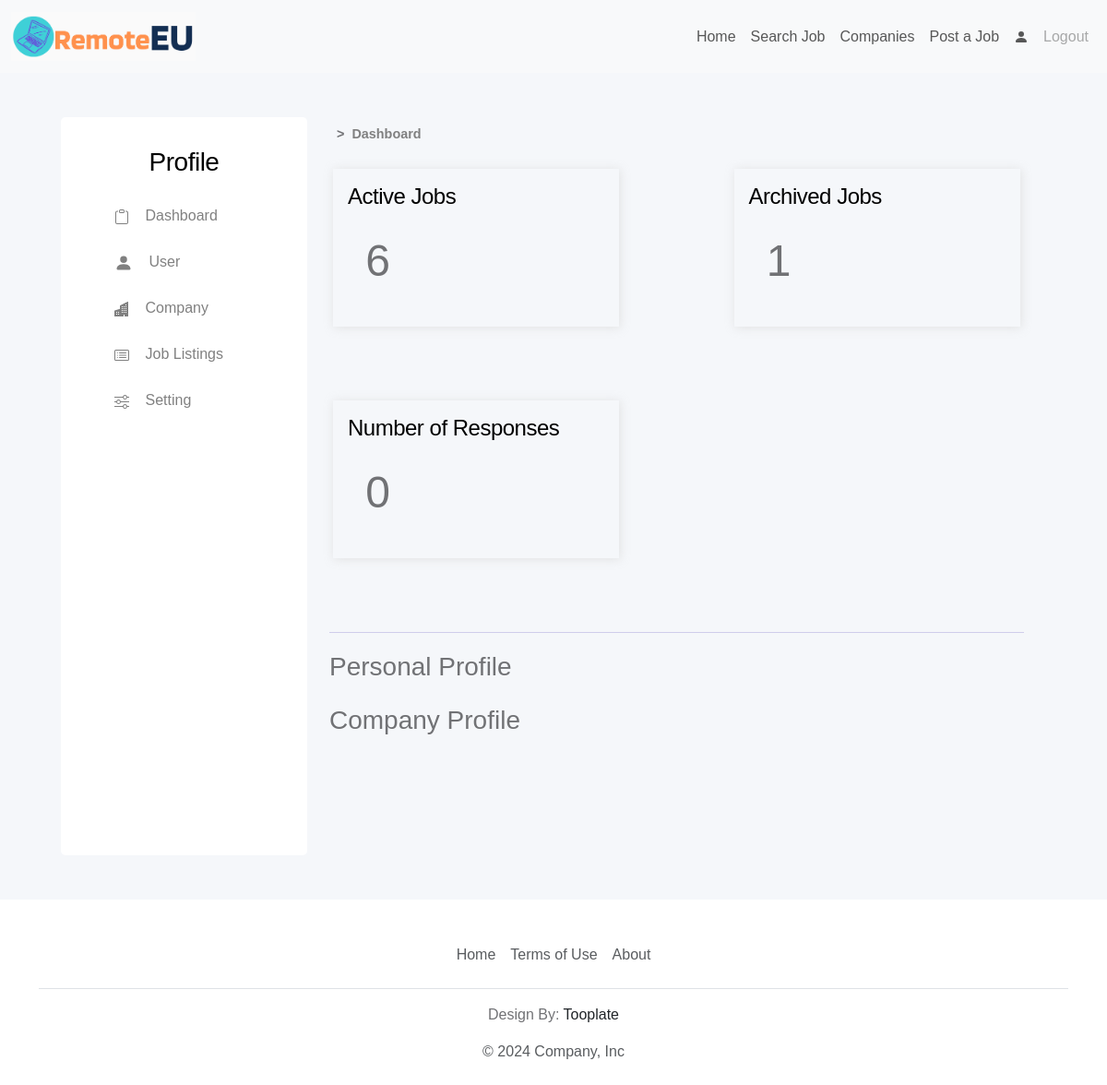
The page /profile (signed in) on the database as committed earlier.
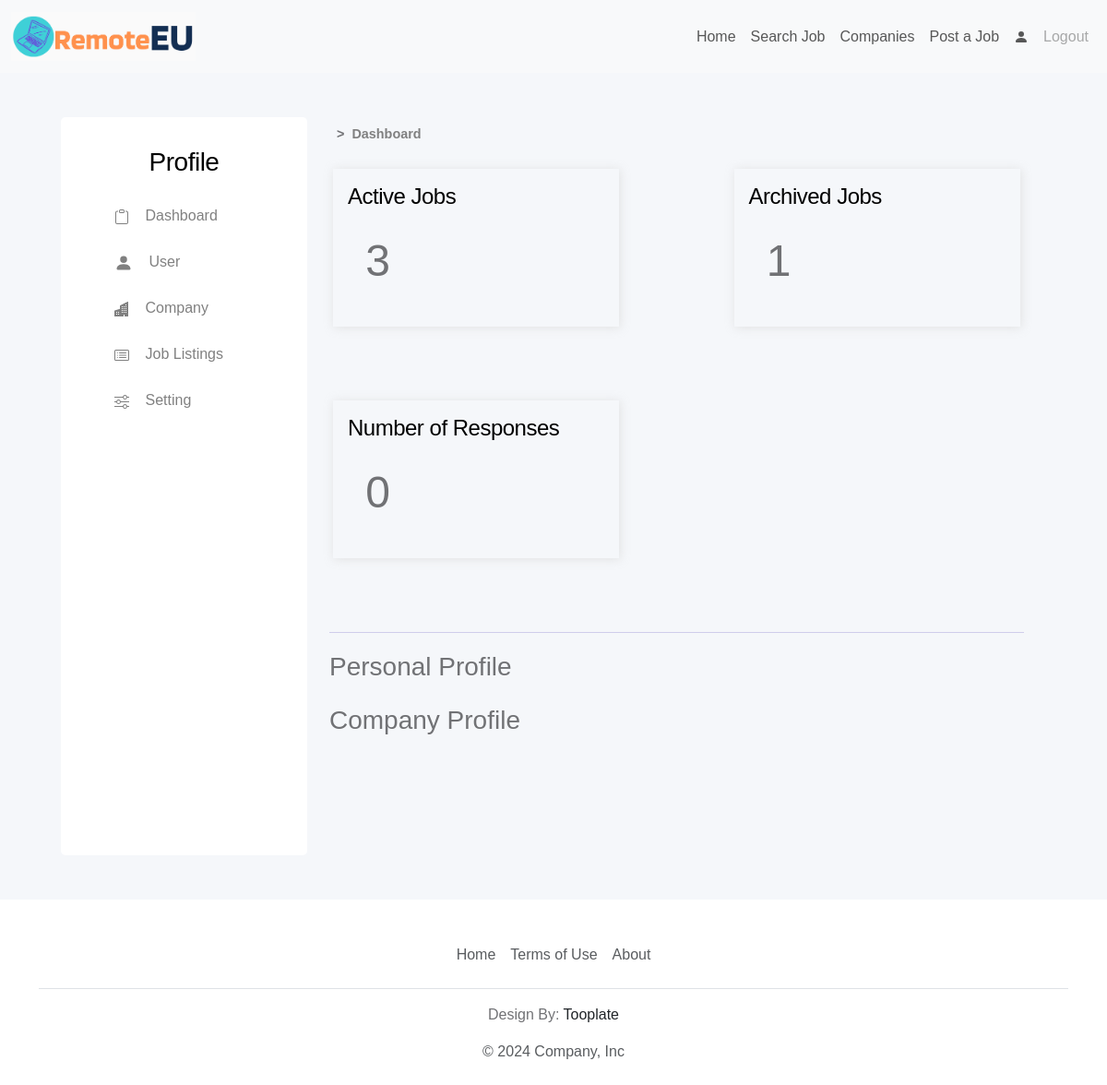
The same page on the database as committed later.
### tables.py (models this page shows, shortened)
class Company(db.Model):
    id: Mapped[int] = mapped_column(Integer, primary_key=True)
    name: Mapped[str] = mapped_column(String(100))
    name_slug: Mapped[str] = mapped_column(String(100))
    url: Mapped[str] = mapped_column(String(300))
    industry: Mapped[str] = mapped_column(String(100))
    about: Mapped[str] = mapped_column(String(1000))
    contact: Mapped[str] = mapped_column(String(100))
    num_of_jobs: Mapped[int] = mapped_column(Integer)
    num_of_hidden_jobs: Mapped[int] = mapped_column(Integer)
    address: Mapped[str] = mapped_column(String(100))
    administrator_id: Mapped[int] = mapped_column(Integer)

### main.py (the view)
@app.route('/profile', methods=['GET', 'POST'])
@login_required
def profile():
    existing_profile = PersonalProfile.query.filter_by(user_id=current_user.id).first()
    existing_company = Company.query.filter_by(administrator_id=current_user.id).first()
    existing_jobs = Job.query.filter_by(company_id=existing_company.id).all()
    job = Job.query.filter_by(company_id=existing_company.id).first()
    return render_template('profile/profile.html',
                           existing_profile=existing_profile,
                           comp=existing_company,
                           jobs=existing_jobs,
                           logged_in = current_user.is_authenticated)

### main.py (called while the page is built)
@login_manager.user_loader
def load_user(user_id):
    return db.get_or_404(User, user_id)

### templates/profile/profile.html
{% extends "base_profile.html" %} {% block profile_content %}
<section id="dashboard">
<div class="container">
    <div id="breadcrumbs" class="d-flex mt-2">
        <p class="mx-2">></p>
        <a href="{{ url_for('profile') }}">Dashboard</a>
    </div>
    <div class="row justify-content-lg-between justify-content-md-center justify-content-sm-center p-3">
        <div class="col-lg-5 col-md-10 col-sm-12 p-3 mb-5 shadow-strong">
            <h4>Active Jobs</h4>
            <p class="number-large">{{ comp.num_of_jobs }}</p>
        </div>
        <div class="col-lg-5 col-md-10 col-sm-12 p-3 mb-5 shadow-strong">
            <h4>Archived Jobs</h4>
            <p class="number-large">{{ comp.num_of_hidden_jobs }}</p>
        </div>
    </div>
    <div class="row justify-content-lg-between justify-content-md-center justify-content-sm-center p-3">
        <div class="col-lg-5 col-md-10 col-sm-12 p-3 mb-5 shadow-strong">
            <h4>Number of Responses</h4>
            <p class="number-large">0</p>
        </div>
    </div>
    <hr class="line">
    <div class="row">
        <p class="fs-3">Personal Profile</p>
    </div>
    <div class="row">
        <p class="fs-3">Company Profile</p>
    </div>
</div>
</section>
{% endblock %}

Rows that differ between the two databases and show on the page:
changed Company: num_of_jobs "6" → "3"
